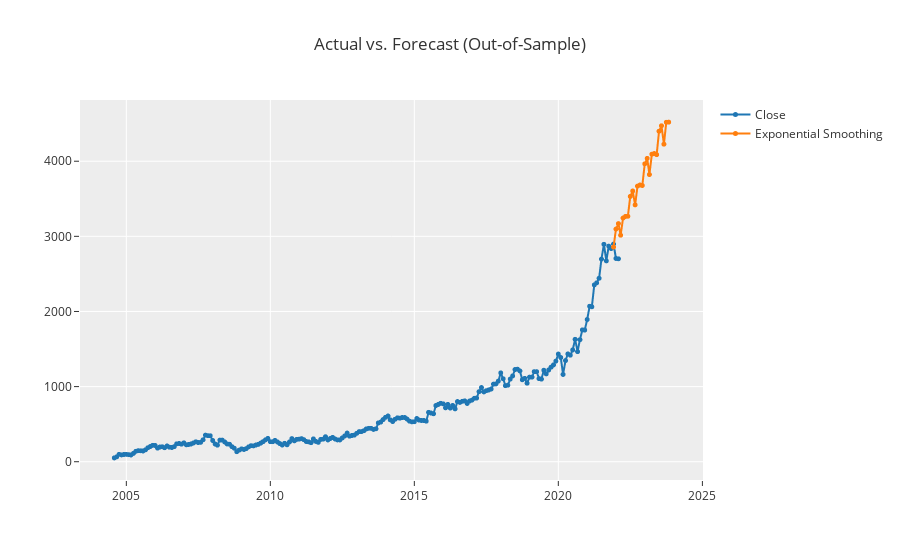

Notebook cell for this chart:
### Code cell
# functional API
plot_model(best, plot = 'forecast', data_kwargs = {'fh' : 24})

### Figure 1 — Plotly figure (JSON) as saved in the notebook; plotly's stock layout.template omitted (floating-point values rounded to 4 significant figures; data arrays with more than 128 entries replaced by an {"elided": "..."} marker saying what was removed)
{"data": [{"line": {"color": "rgb(31, 119, 180)", "width": 2}, "marker": {"color": "rgb(31, 119, 180)", "size": 5}, "mode": "lines+markers", "name": "Close", "type": "scattergl", "x": {"elided": "232 str values"}, "xaxis": "x", "y": {"elided": "232 float values"}, "yaxis": "y"}, {"line": {"color": "rgb(255, 127, 14)", "width": 2}, "marker": {"color": "rgb(255, 127, 14)", "size": 5}, "mode": "lines+markers", "name": "Exponential Smoothing", "type": "scattergl", "x": {"elided": "232 str values"}, "xaxis": "x", "y": {"elided": "232 float values"}, "yaxis": "y"}], "layout": {"showlegend": true, "title": {"text": "Actual vs. Forecast (Out-of-Sample)"}, "xaxis": {"anchor": "y", "domain": [0, 1]}, "yaxis": {"anchor": "x", "domain": [0, 1]}}}
